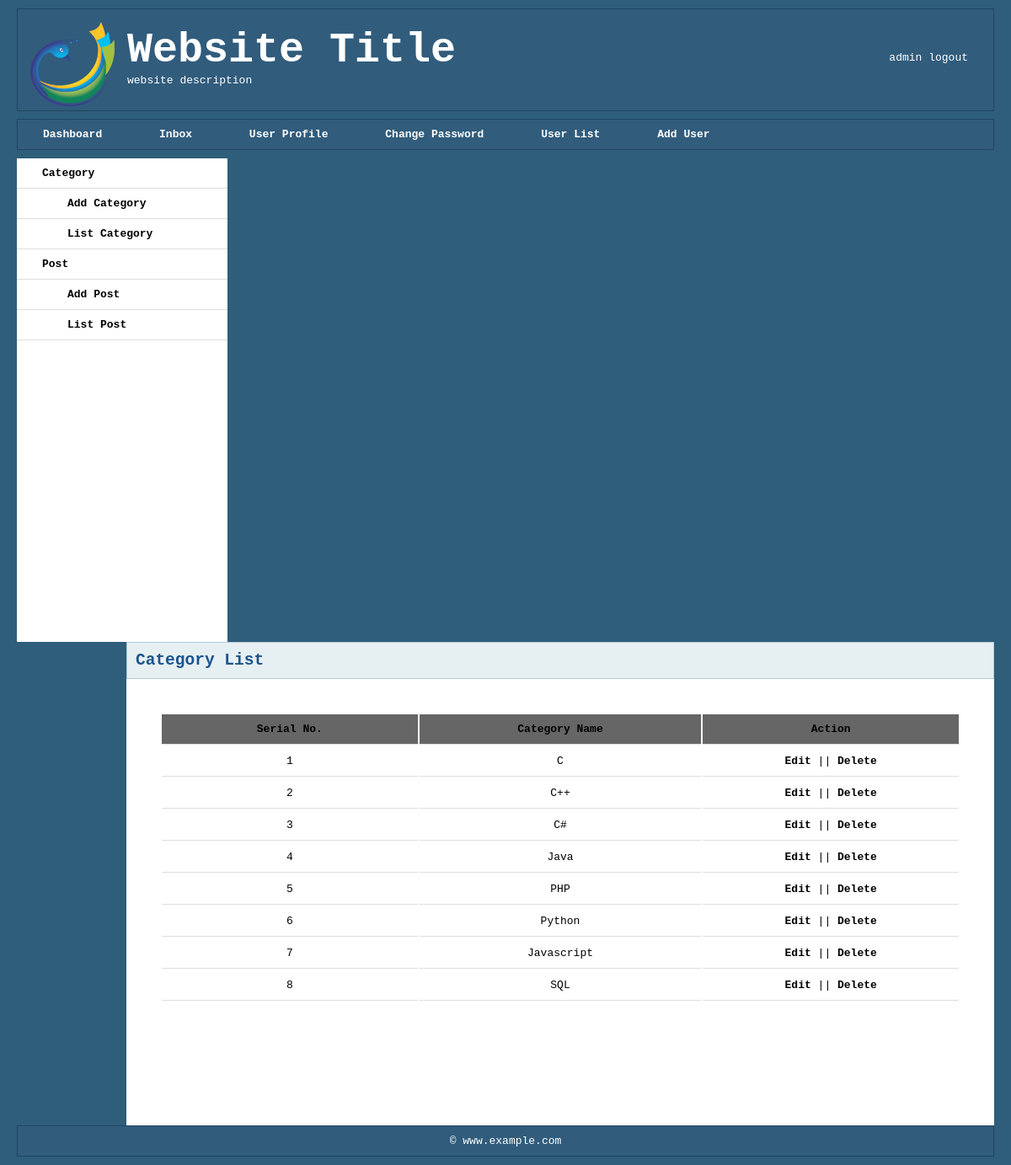
Screenshot of /web/src/blog/admin/list-category.php (signed in) with the database file from the repository.
### tables this page shows
CREATE TABLE `category` (
  `categoryID` int(11) NOT NULL,
  `name` varchar(255) NOT NULL
);

### web/src/blog/admin/list-category.php (the view, shortened to what this page needs)
<?php
include("include/header.php");
include("include/sidebar.php");
?>
<?php
$query = "DELETE FROM category WHERE categoryID='$id';";
$db->query($query);
?>
        <div class="content">
            <h2>Category List</h2>
            <div class="list">
                <table>
                    <tr>
                        <th>Serial No.</th>
                        <th>Category Name</th>
                        <th>Action</th>
                    </tr>
<?php
$query = "SELECT * FROM category;";
$result = $db->query($query);
$count = 0;
while($value = $result->fetch_assoc()){
    $count++;
                    ?>
                    <tr>
                        <td><?php echo $count; ?></td>
                        <td><?php echo $value['name']; ?></td>
                        <td><a href="edit-category.php?id=<?php echo $value['categoryID'];?>">Edit</a> || <a onclick="return confirm('Are you sure want to delete this item?');" href="list-category.php?id=<?php echo $value['categoryID'];?>" >Delete</a></td>
                    </tr>
                    <?php
}
?>
                </table>
            </div>
        </div>
<?php
include("include/footer.php");
?>

### web/src/blog/admin/css/stylesheet.css (style rules this page uses)
* { margin: 0; padding: 0; outline: 0; }
body { font-family: monospace; background:#2E5E79; padding: 0px 20px; }
.content { height: 574px; width: 1030px; background: #FFF; float: right; }
.content h2 { background: #E6F0F3; color:#1B548D; border: 1px solid #B3CBD6; padding: 10px; }
.list { margin: 40px; }
.list table tr:first-child { background: #666; }
.list table tr th, .list table tr td { width: 2%; padding: 10px; text-align: center; border-bottom: 1px solid #DDD; }
.list table tr td a { text-decoration: none; color: #000; font-weight: bold; }

### rows the page displays
category: name "C"
category: name "C++"
category: name "C#"
category: name "Java"
category: name "PHP"
category: name "Python"
category: name "Javascript"
category: name "SQL"

### other values shown
Session::getSession('username') "admin"
